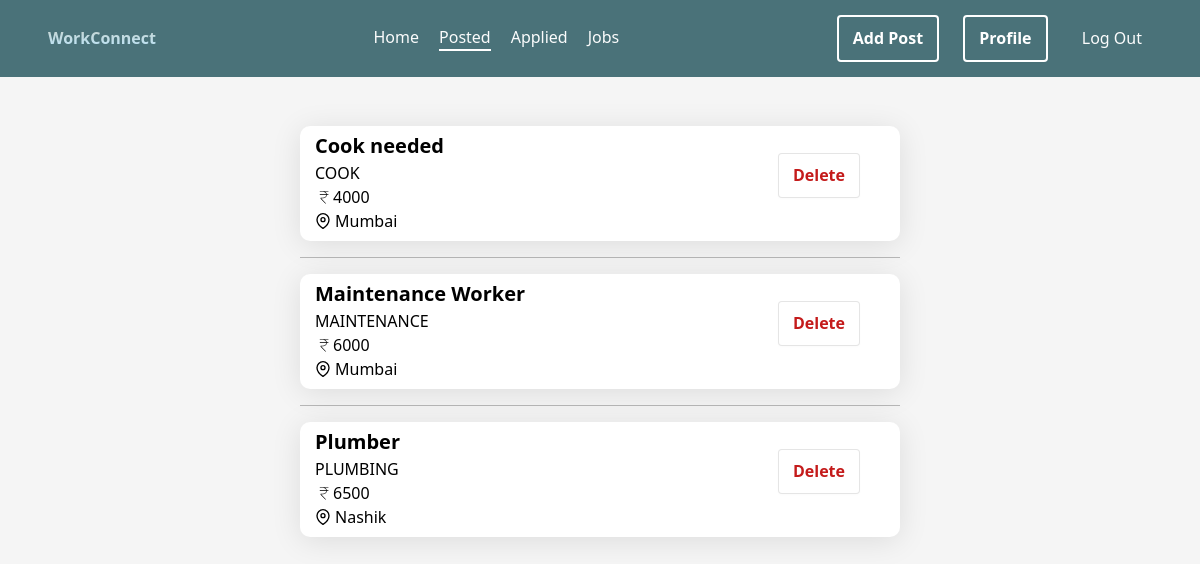
Page /newco/posts (signed in) on the committed database.
### newco/models.py (models this page shows, shortened)
class Job(models.Model):
    user = models.ForeignKey(User,on_delete=models.CASCADE)
    title = models.CharField(max_length=255)
    description = models.TextField()
    job_specification = models.CharField(default=None,max_length=255)
    salary = models.CharField(max_length=32)
    location = models.CharField(max_length=32)
    people_applied = models.IntegerField(default=0)
    applied = models.ManyToManyField(User,related_name='users_applied',blank=True)

### newco/views.py (the view)
# urls.py: path('posts',views.posts,name='posted'),
def posts(request):
    jobs = Job.objects.filter(user=request.user)
    if jobs.count() == 0:
        jobs = None
    else:
        jobs = reversed(jobs)
    return render(request,'newco/postedjobs.html',{'jobs':jobs})

### newco/templates/newco/postedjobs.html (shortened to what this page needs)
{% extends 'newco/layout.html' %}
{% block body %}
{% if jobs %}
<div class="w-100 h-auto center">
    <div class="w-50 d-block m-3">
        {% for job in jobs %}
        <hr>
            <a href="{% url 'job-profile' job.id %}" class="w-100">
                <div class="post column nothover form w-100 flex-row">
                    <div class="flex-column w-100">
                        <div class="w-100 lead" style="font-weight: 600;">{{ job.title }}</div>
                        <div class="w-100 ">{{ job.job_specification }}</div>
                        <div class="w-100 "><svg xmlns="http://www.w3.org/2000/svg" height="18" width="18" viewBox="50 -850 850 900" stroke-width="2" stroke="black"><path d="M540-172 306-416v-44h114q63 0 116-39.5T588-616H266v-28h320q-11-51-57-83.5T420-760H266v-28h428v28H528q33 17 57 48.5t29 67.5h80v28h-78q2 85-58 134.5T420-432h-90l249 260h-39Z"/></svg>{{ job.salary }}</div>
                        <div class="w-100 " >{{ job.location }}</div>
                    </div>
                </a>
                {% if request.user == job.user %}
                    <div class="w-25 center" style="height: 90px;"><a href="delete/{{ job.id }}"><button type="button" class="del-btn">Delete</button></a></div>
                {% else %}
                    <div class="w-25 center" style="height: 90px;"><a href="{% url 'unapply' job.id %} "><button type="button" class="del-btn">Unapply</button></a></div>
                {% endif %}
            </div>
        {% endfor %}
{% endif %}
{% endblock %}

### newco/static/newco/log.reg.styles.css (style rules this page uses)
.form { width: 380px; height: 500px; display: flex; flex-direction: column; border-radius: 15px; background-color: white; box-shadow: 0 4px 30px rgba(0, 0, 0, 0.1); transition: .4s ease-in-out; }

### newco/static/newco/styles.css (style rules this page uses)
* { font-family: 'Segoe UI'; margin: 0; padding: 0; color: black; background-color: #f5f5f5; }
.center { display: flex; justify-content: center; align-items: center; }
div { background: transparent; }
body { background-color: #f5f5f5; }
button { background-color: #FFFFFF; border: 1px solid rgba(0, 0, 0, 0.1); border-radius: .25rem; box-shadow: rgba(0, 0, 0, 0.02) 0 1px 3px 0; color: rgba(0, 0, 0, 0.85); cursor: pointer; display: inline-flex; font-size: 16px; font-weight: 600; justify-content: center; line-height: 1.05; min-height: 1rem; padding: calc(.875rem - 1px) calc(1.5rem - 10px); text-decoration: none; transition: all 250ms; user-select: none; -webkit-user-select: none; touch-action: manipulation; vertical-align: baseline; width: fit-content; }
a { text-decoration: none; background: transparent; }
.bg-transparent, * { background: transparent; }
.post { background: white; height: 115px; transition: all 0.6s ease; border-radius: 10px; padding-top: 5px; padding-bottom: 25px; padding-right: 25px; padding-left: 15px; overflow: hidden; }
hr { border: 0; border-top: 0.5px solid black; }
.del-btn { color: #c41b1b; }

### rows in the picture
Job: title "Cook needed", job_specification "COOK", salary "4000", location "Mumbai"
Job: title "Maintenance Worker", job_specification "MAINTENANCE", salary "6000", location "Mumbai"
Job: title "Plumber", job_specification "PLUMBING", salary "6500", location "Nashik"
